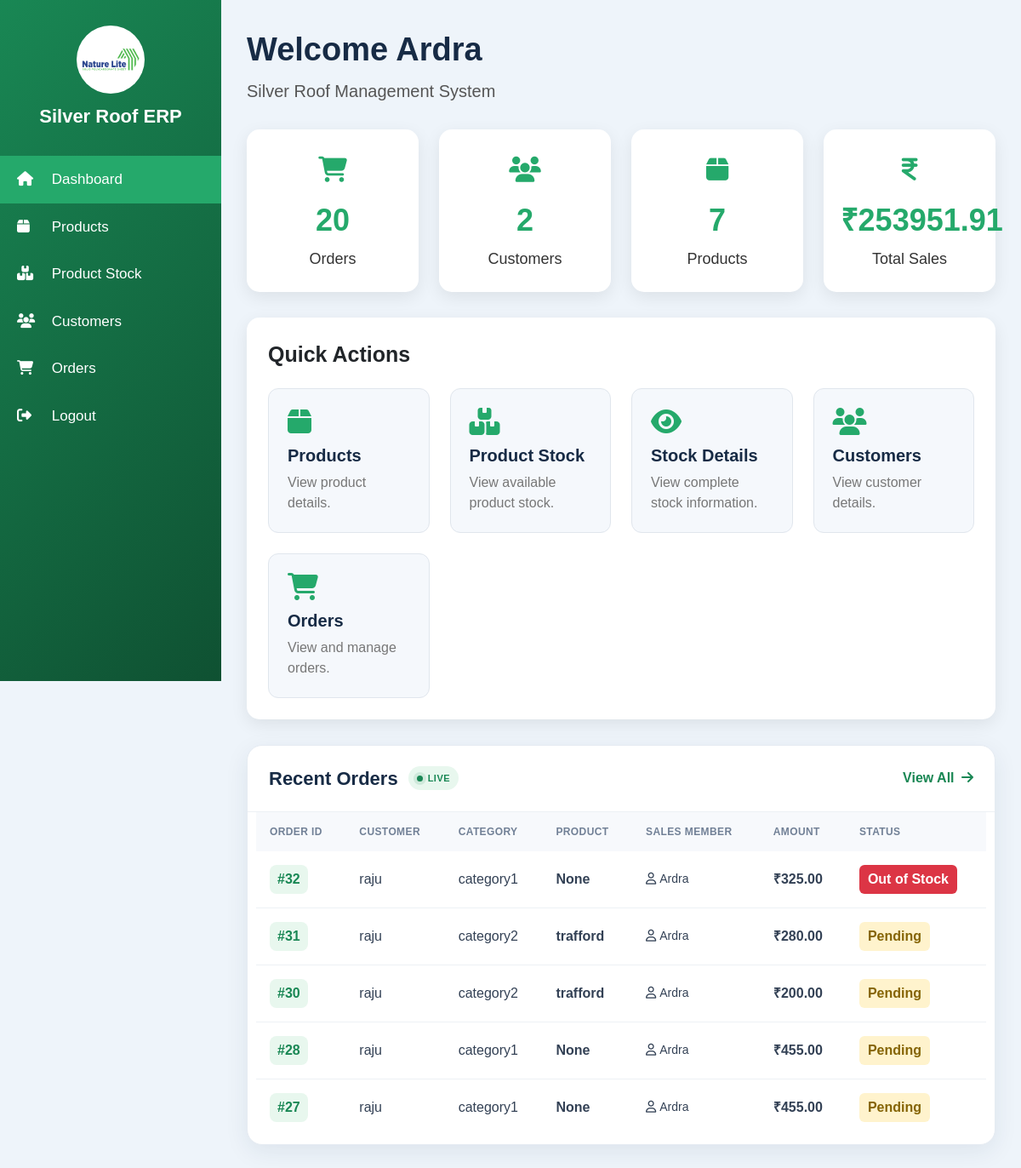
The page /dashboard/sales/dashboard/ (signed in) on the database as committed earlier.
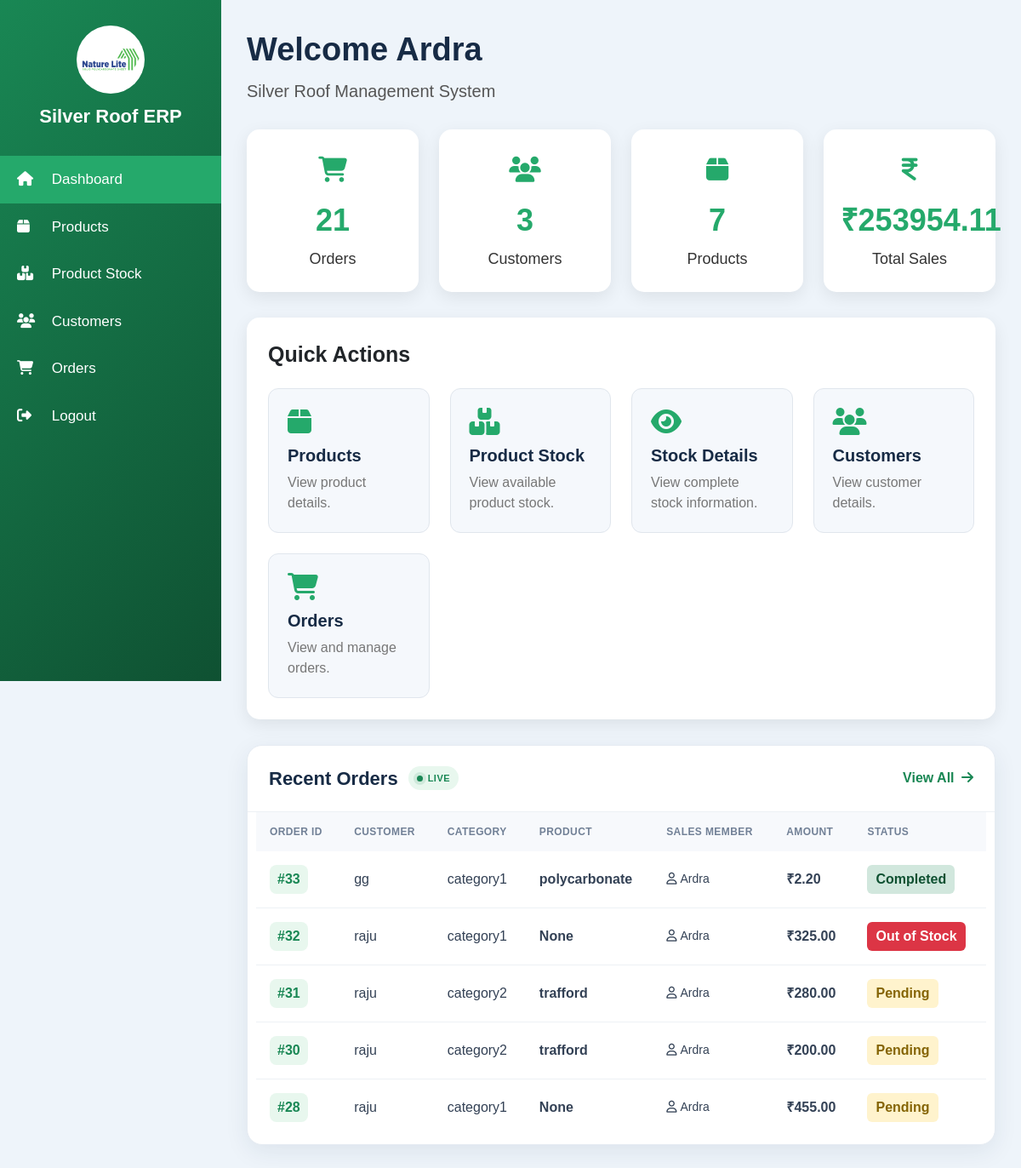
The same page on the database as committed later.
### orders/models.py (models this page shows, shortened)
class Order(models.Model):
    STATUS_CHOICES = [
        ("Pending", "Pending"),
        ("Approved", "Approved"),
        ("Completed", "Completed"),
        ("Cancelled", "Cancelled"),
        ("Out of Stock", "Out of Stock"),
    ]
    LOADING_CHOICES = [
        ("G-1", "G-1"),
        ("WS", "WS"),
        ("PVR", "PVR"),
        ("G-2", "G-2"),
    ]
    DISPATCH_STATUS_CHOICES = [
        ("Not Dispatched", "Not Dispatched"),
        ("Dispatched", "Dispatched"),
    ]
    LOCATION_CHOICES = [
        ("ERNAKULAM-GOSHREE ROUTE", "ERNAKULAM-GOSHREE ROUTE"),
        ("ERNAKULAM-EDAPPALLY-ROUTE", "ERNAKULAM-EDAPPALLY-ROUTE"),
        ("PALAKKAD-ROUTE", "PALAKKAD-ROUTE"),
        ("WAYANAD-ROUTE", "WAYANAD-ROUTE"),
        ("CALICUT-ROUTE", "CALICUT-ROUTE"),
        ("NILABUR-MANCHERY-ROUTE", "NILABUR-MANCHERY-ROUTE"),
        ("NILABUR-PERINTHALMANNA-ROUTE", "NILABUR-PERINTHALMANNA-ROUTE"),
    ]
    sales_member = models.ForeignKey(
        User,
        on_delete=models.SET_NULL,
        null=True,
        blank=True,
        related_name="sales_orders",
    )
    customer_name = models.CharField(
        max_length=150,
    )
    phone = models.CharField(
        max_length=10,
        blank=True,
    )
    company_name = models.CharField(
        max_length=150,
        blank=True,
    )
    location = models.CharField(
        max_length=50,
        choices=LOCATION_CHOICES,
        blank=True,
    )
    address = models.TextField(
        blank=True,
    )
    product = models.ForeignKey(
        Product,
        on_delete=models.SET_NULL,
        null=True,
        blank=True,
        related_name="orders",
    )
    category = models.ForeignKey(
        Category,
        on_delete=models.PROTECT,
        related_name="orders",
        null=True,
        blank=True,
    )
    subcategory = models.ForeignKey(
        SubCategory,
        on_delete=models.SET_NULL,
        null=True,
        blank=True,
        related_name="orders",
    )
    subcategory_text = models.CharField(
        max_length=150,
        blank=True,
        null=True,
    )
    brand = models.ForeignKey(
        Brand,
        on_delete=models.SET_NULL,
        null=True,
        blank=True,
        related_name="orders",
    )
    thickness = models.ForeignKey(
        Thickness,
        on_delete=models.SET_NULL,
        null=True,
        blank=True,
        related_name="orders",
    )
    colour = models.ForeignKey(
        Colour,
        on_delete=models.SET_NULL,
        null=True,
        blank=True,
        related_name="orders",
    )
    colour_text = models.CharField(
        max_length=100,
        blank=True,
        null=True,
    )
    design = models.ForeignKey(
        Design,
        on_delete=models.SET_NULL,
        null=True,
        blank=True,
        related_name="orders",
    )
    design_text = models.CharField(
        max_length=100,
        blank=True,
        null=True,
    )
    core_number = models.CharField(
        max_length=100,
        blank=True,
    )
    size_text = models.CharField(
        max_length=100,
        blank=True,
        null=True,
    )
    width_ft = models.DecimalField(
        max_digits=10,
        decimal_places=2,
        null=True,
        blank=True,
    )
    width_meter = models.DecimalField(
        max_digits=10,
        decimal_places=4,
        null=True,
        blank=True,
    )
    length_ft = models.DecimalField(
        max_digits=10,
        decimal_places=2,
        default=0,
    )
    sheets = models.PositiveIntegerField(
        default=0,
    )
    sq_mtr = models.DecimalField(
        max_digits=12,
        decimal_places=2,
        default=0,
        null=True,
        blank=True,
    )
    sqm_price = models.DecimalField(
        max_digits=12,
        decimal_places=2,
        default=0,
        null=True,
        blank=True,
    )
    rate = models.DecimalField(
        max_digits=12,
        decimal_places=2,
        default=0,
    )
    amount = models.DecimalField(
        max_digits=14,
        decimal_places=2,
        default=0,
    )
    loading_from = models.CharField(
        max_length=50,
        choices=LOADING_CHOICES,
        blank=True,
    )
    order_taken_by = models.ForeignKey(
        User,
        on_delete=models.SET_NULL,
        null=True,
        blank=True,
        related_name="taken_orders",
    )
    remarks = models.TextField(
        blank=True,
        null=True,
    )
    status = models.CharField(
        max_length=20,
        choices=STATUS_CHOICES,
        default="Pending1",
    )
    dispatch_status = models.CharField(
        max_length=20,
        choices=DISPATCH_STATUS_CHOICES,
        default="Not Dispatched",
    )
    dispatch_date = models.DateField(
        null=True,
        blank=True,
    )
    dispatched_by = models.ForeignKey(
        User,
        on_delete=models.SET_NULL,
        null=True,
        blank=True,
        related_name="dispatched_orders",
    )
    created_at = models.DateTimeField(
        auto_now_add=True,
    )
    updated_at = models.DateTimeField(
        auto_now=True,
    )

### products/models.py (models this page shows, shortened)
class Category(models.Model):
    name = models.CharField(
        max_length=100
    )

class Product(models.Model):
    category = models.ForeignKey(
        Category,
        on_delete=models.CASCADE,
        related_name="products"
    )
    product_name = models.CharField(
        max_length=150,
        blank=True,
        null=True
    )
    subcategory = models.ForeignKey(
        SubCategory,
        on_delete=models.SET_NULL,
        related_name="products",
        blank=True,
        null=True
    )
    subcategory_text = models.CharField(
        max_length=100,
        blank=True,
        null=True
    )
    width = models.CharField(
        max_length=100,
        blank=True,
        null=True
    )
    brand = models.ForeignKey(
        Brand,
        on_delete=models.SET_NULL,
        related_name="products",
        blank=True,
        null=True
    )
    thickness = models.ForeignKey(
        Thickness,
        on_delete=models.SET_NULL,
        related_name="products",
        blank=True,
        null=True
    )
    colour = models.ForeignKey(
        Colour,
        on_delete=models.SET_NULL,
        related_name="products",
        blank=True,
        null=True
    )
    design = models.ForeignKey(
        Design,
        on_delete=models.SET_NULL,
        related_name="products",
        blank=True,
        null=True
    )
    width_ft = models.DecimalField(
        max_digits=8,
        decimal_places=2,
        default=0,
        blank=True,
        null=True
    )
    core_number = models.CharField(
        max_length=100,
        blank=True,
        null=True
    )
    sqt_rate = models.DecimalField(
        max_digits=10,
        decimal_places=2,
        default=0,
        blank=True,
        null=True
    )
    size = models.CharField(
        max_length=100,
        blank=True,
        null=True
    )
    nos = models.PositiveIntegerField(
        blank=True,
        null=True,
        default=0
    )

### main_dashboard/views.py (the view)
@login_required
def sales_dashboard(request):
    my_orders = Order.objects.filter(
        sales_member=request.user
    ).order_by("-created_at")
    recent_orders = my_orders[:5]
    total_sales = (
        my_orders.aggregate(
            total=Sum("amount")
        )["total"] or 0
    )
    context = {
        "products": Product.objects.count(),
        "customers": Customer.objects.count(),
        "orders": my_orders.count(),
        "total_sales": total_sales,
        "recent_orders": recent_orders,
    }
    return render(
        request,
        "dashboard/sales_dashboard.html",
        context
    )

### templates/dashboard/sales_dashboard.html (shortened to what the changed rows need)
{% load static %}
<!DOCTYPE html>
<html lang="en">
<head>
    <link
        href="https://cdn.jsdelivr.net/npm/bootstrap@5.3.3/dist/css/bootstrap.min.css"
        rel="stylesheet"
    >
    <link
        rel="stylesheet"
        href="https://cdnjs.cloudflare.com/ajax/libs/font-awesome/6.5.2/css/all.min.css"
    >
</head>
<body>
<div class="main-content">
    <div class="row g-4">
        <div class="col-lg-3 col-md-6">
            <div class="summary-card">
                <div class="summary-icon">
                    <i class="fa-solid fa-cart-shopping"></i>
                </div>
                <div class="summary-number">
                    {{ orders|default:0 }}
                </div>
                <div class="summary-label">
                    Orders
                </div>
            </div>
        </div>
        <div class="col-lg-3 col-md-6">
            <div class="summary-card">
                <div class="summary-icon">
                    <i class="fa-solid fa-users"></i>
                </div>
                <div class="summary-number">
                    {{ customers|default:0 }}
                </div>
                <div class="summary-label">
                    Customers
                </div>
            </div>
        </div>
        <div class="col-lg-3 col-md-6">
            <div class="summary-card">
                <div class="summary-icon">
                    <i class="fa-solid fa-indian-rupee-sign"></i>
                </div>
                <div class="summary-number">
                    ₹{{ total_sales|default:0|floatformat:2 }}
                </div>
                <div class="summary-label">
                    Total Sales
                </div>
            </div>
        </div>
    </div>
    <div class="orders-card">
        <div class="table-responsive orders-table-wrap">
            <table class="orders-table">
                <thead><tr><th>Order ID</th><th>Customer</th><th>Category</th><th>Product</th><th>Sales Member</th><th>Amount</th><th>Status</th></tr></thead>
                <tbody>
                    {% for order in recent_orders %}
                    <tr>
                        <td><span class="order-id">#{{ order.id }}</span></td>
                        <td>{{ order.customer_name }}</td>
                        <td>{% if order.category %}{{ order.category.name }}{% else %}-{% endif %}</td>
                        <td class="product-name">{% if order.product %}{{ order.product.product_name }}{% else %}-{% endif %}</td>
                        <td class="member-name">{% if order.sales_member %}<i class="fa-regular fa-user me-1"></i>{{ order.sales_member.username }}{% else %}-{% endif %}</td>
                        <td class="amount">₹{{ order.amount|default:0|floatformat:2 }}</td>
                        <td>{% if order.status == "Completed" %}<span class="status status-completed">{{ order.status }}</span>{% elif order.status == "Pending" %}<span class="status status-pending">{{ order.status }}</span>{% elif order.status == "Cancelled" %}<span class="status status-cancelled">{{ order.status }}</span>{% elif order.status == "Out of Stock" %}<span class="status status-out">{{ order.status }}</span>{% else %}<span class="status status-pending">{{ order.status }}</span>{% endif %}</td>
                    </tr>
                    {% empty %}
                    <tr><td colspan="7" class="text-center orders-empty"><i class="fa-solid fa-box-open fs-4 d-block mb-2"></i>No Product Orders Found</td></tr>
                    {% endfor %}
                </tbody>
            </table>
        </div>
    </div>
</div>
</body>
</html>

Rows that differ between the two databases and show on the page:
no longer on this page (row unchanged): Order: id "27", customer_name "raju", category.name "category1", product.product_name "None", sales_member.username "Ardra", amount "455.00", status "Pending"
added Order: id "33", customer_name "gg", category.name "category1", product.product_name "polycarbonate", sales_member.username "Ardra", amount "2.20", status "Completed"
Other text that changed with them:
{{ orders|default:0 }}: "20" → "21"
{{ customers|default:0 }}: "2" → "3"
{{ total_sales|default:0|floatformat:2 }}: "253951.91" → "253954.11"
